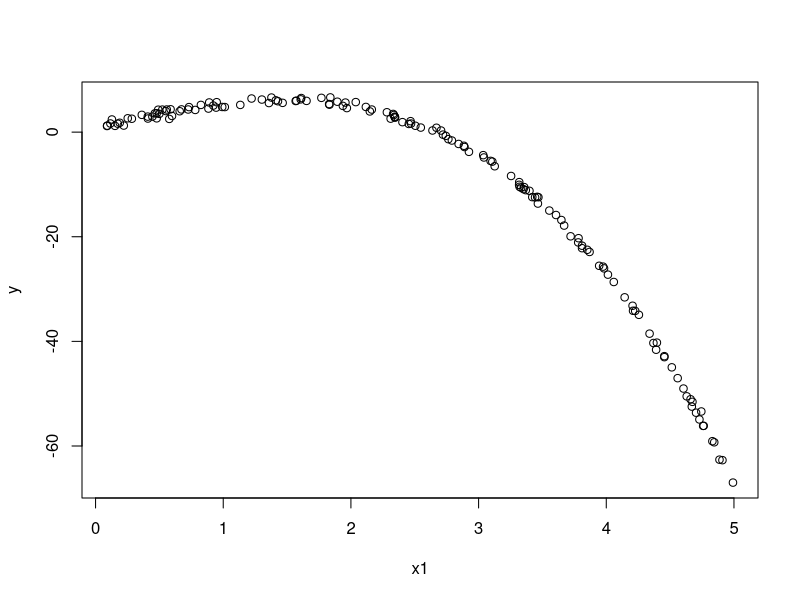
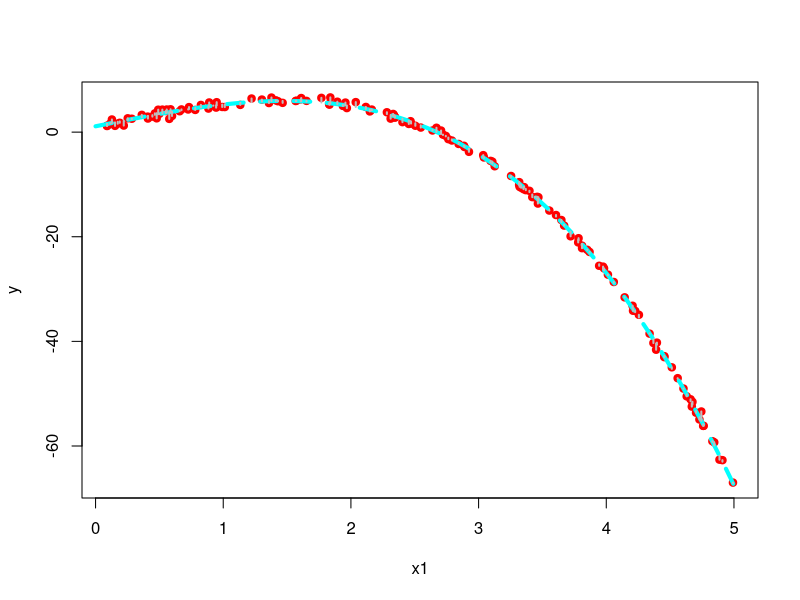

These figures' R source, in order:
# ADA8 – Astronomical Data Analysis Summer School
# Bayesian tutorial by Rafael S. de Souza - ELTE, Hungary & COIN
#
# Partial example from Bayesian Models for Astrophysical Data 
# by Hilbe, de Souza & Ishida, 2016, Cambridge Univ. Press
#
# Example of frequentist linear regression in R
# synthetic data
# 1 response (y) and 1 explanatory variable (x1) with 1 quadratic term


set.seed(1056)                    # set seed to replicate example
nobs= 150                         # number of obs in model 
x1 <- runif(nobs,0,5)             # random uniform variable
mu <- 1 + 5 * x1 - 0.75 * x1 ^ 3  # linear predictor, xb
y <- rnorm(nobs, mu, sd=0.5)      # create y as adjusted random normal variate 

plot(x1,y)                        # Visualize data
 

fit <- lm(y ~ x1+I(x1^3))          # Normal Fit 
summary(fit) 

xx <- seq(0,5,length=200)
ypred <- predict(fit,newdata=list(x1=xx),type="response")     # Prediction from the model 

plot(x1,y,pch=19,col="red")                                   # Plot regression line 
lines(xx,ypred,col='cyan',lwd=4,lty=2)

segments(x1,fitted(fit),x1,y,lwd=2,col="gray")                # add the residuals
